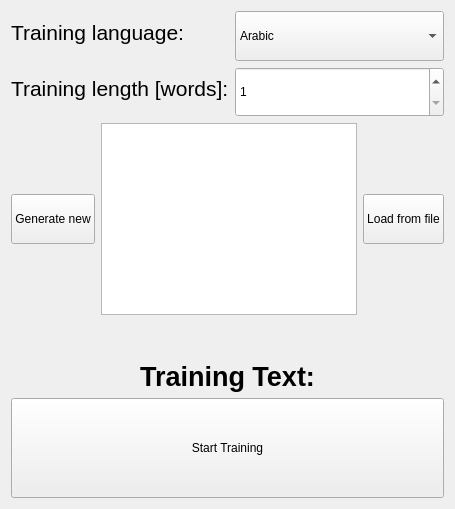
      <widget class="QWidget" name="page">
       <layout class="QVBoxLayout" name="verticalLayout_4">
        <item>
         <layout class="QFormLayout" name="formLayout">
          <item row="0" column="0">
           <widget class="QLabel" name="label_6">
            <property name="text">
             <string>&lt;html&gt;&lt;head/&gt;&lt;body&gt;&lt;p&gt;&lt;span style=&quot; font-size:16pt;&quot;&gt;Training language:&lt;/span&gt;&lt;/p&gt;&lt;/body&gt;&lt;/html&gt;</string>
            </property>
           </widget>
          </item>
          <item row="0" column="1">
           <widget class="QComboBox" name="comboBox">
            <property name="minimumSize">
             <size>
              <width>0</width>
              <height>50</height>
             </size>
            </property>
            <property name="currentIndex">
             <number>0</number>
            </property>
            <item>
             <property name="text">
              <string>Arabic</string>
             </property>
            </item>
            <item>
             <property name="text">
              <string>Belarusian</string>
             </property>
            </item>
            <item>
             <property name="text">
              <string>Сhinese</string>
             </property>
            </item>
            <item>
             <property name="text">
              <string>English</string>
             </property>
            </item>
            <item>
             <property name="text">
              <string>French</string>
             </property>
            </item>
            <item>
             <property name="text">
              <string>German</string>
             </property>
            </item>
            <item>
             <property name="text">
              <string>Hebrew</string>
             </property>
            </item>
           </widget>
          </item>
          <item row="1" column="0">
           <widget class="QLabel" name="label_5">
            <property name="text">
             <string>&lt;html&gt;&lt;head/&gt;&lt;body&gt;&lt;p&gt;&lt;span style=&quot; font-size:16pt;&quot;&gt;Training length [words]:&lt;/span&gt;&lt;/p&gt;&lt;/body&gt;&lt;/html&gt;</string>
            </property>
           </widget>
          </item>
          <item row="1" column="1">
           <widget class="QSpinBox" name="spinBox">
            <property name="minimumSize">
             <size>
              <width>0</width>
              <height>50</height>
             </size>
            </property>
            <property name="minimum">
             <number>1</number>
            </property>
            <property name="maximum">
             <number>128</number>
            </property>
           </widget>
          </item>
         </layout>
        </item>
        <item>
         <layout class="QHBoxLayout" name="horizontalLayout_8">
          <item>
           <widget class="QPushButton" name="pushButton_reset">
            <property name="minimumSize">
             <size>
              <width>0</width>
              <height>50</height>
             </size>
            </property>
            <property name="text">
             <string>Generate new</string>
            </property>
           </widget>
          </item>
          <item>
           <widget class="QTextEdit" name="textEdit_train">
            <property name="overwriteMode">
             <bool>true</bool>
            </property>
            <property name="textInteractionFlags">
             <set>Qt::NoTextInteraction</set>
            </property>
            <property name="placeholderText">
             <string/>
            </property>
           </widget>
          </item>
          <item>
           <widget class="QPushButton" name="pushButton_load">
            <property name="minimumSize">
             <size>
              <width>0</width>
              <height>50</height>
             </size>
            </property>
            <property name="text">
             <string>Load from file</string>
            </property>
           </widget>
          </item>
         </layout>
        </item>
        <item>
         <spacer name="verticalSpacer">
          <property name="orientation">
           <enum>Qt::Vertical</enum>
          </property>
          <property name="sizeType">
           <enum>QSizePolicy::Fixed</enum>
          </property>
          <property name="sizeHint" stdset="0">
           <size>
            <width>20</width>
            <height>40</height>
           </size>
          </property>
         </spacer>
        </item>
        <item>
         <layout class="QVBoxLayout" name="verticalLayout_2">
          <item>
           <widget class="QLabel" name="label_3">
            <property name="text">
             <string>&lt;html&gt;&lt;head/&gt;&lt;body&gt;&lt;p align=&quot;center&quot;&gt;&lt;span style=&quot; font-size:20pt; font-weight:700;&quot;&gt;Training Text:&lt;/span&gt;&lt;/p&gt;&lt;/body&gt;&lt;/html&gt;</string>
            </property>
           </widget>
          </item>
          <item>
           <widget class="QPushButton" name="pushButton_start">
            <property name="minimumSize">
             <size>
              <width>0</width>
              <height>100</height>
             </size>
            </property>
            <property name="text">
             <string>Start Training</string>
            </property>
           </widget>
          </item>
         </layout>
        </item>
       </layout>
      </widget>
